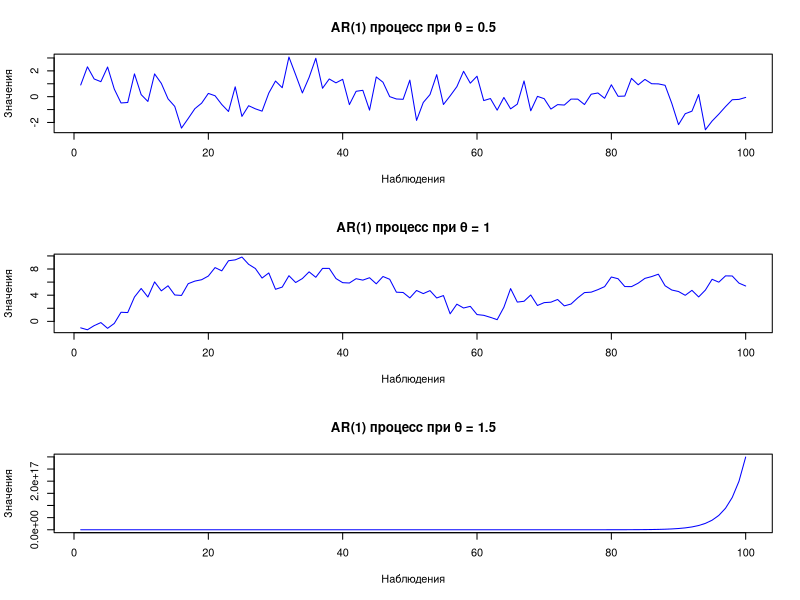

Here is the R script that generated this plot: (Note: this script raises an error after producing the figure.)
# Задание 1: Генерация AR(1) процесса и построение графиков

# Функция для генерации AR(1) процесса
ar <- function(n, theta) {
  # Инициализация вектора для хранения значений
  x <- numeric(n)
  
  # Генерация случайной ошибки (шум)
  epsilon <- rnorm(n, mean = 0, sd = 1)
  
  # Начальное значение (случайное)
  x[1] <- rnorm(1, mean = 0, sd = 1)  # Случайное начальное значение
  
  # Генерация AR(1) процесса
  for (k in 2:n) {
    x[k] <- theta * x[k - 1] + epsilon[k]
  }
  
  return(x)
}

# Параметры
n <- 100  # Объем выборки

# Значения параметра theta для различных случаев
theta_values <- c(0.5, 1, 1.5)  # |theta| < 1, |theta| = 1, |theta| > 1

# Построение графиков
par(mfrow=c(3, 1))  # Разделение окна на 3 строки и 1 столбец

for (theta in theta_values) {
  x <- ar(n, theta)
  
  plot(x, type='l', main=paste("AR(1) процесс при θ =", theta), 
       ylab="Значения", xlab="Наблюдения", col="blue")
}

# Задание 2: Оценка параметра θ методом наименьших квадратов с ограничением

# Функция для оценки параметра θ методом наименьших квадратов с ограничением
estimate_theta_mnk <- function(x) {
  n <- length(x)
  
  # Числитель и знаменатель для оценки θ
  numerator <- sum(x[2:n] * x[1:(n-1)])
  denominator <- sum(x[1:(n-1)]^2)
  
  # Оценка θ
  estimated_theta <- numerator / denominator
  
  # Применяем ограничение |θ| ≤ 1
  estimated_theta <- ifelse(abs(estimated_theta) > 1, sign(estimated_theta), estimated_theta)
  
  return(estimated_theta)
}

# Оценка параметра θ для каждого процесса и вывод результата
cat("\nОценка параметра θ:\n")
for (theta in theta_values) {
  x <- ar(n, theta)
  
  # Оценка параметра θ методом МНК
  estimated_theta_mnk <- estimate_theta_mnk(x)
  
  # Вывод результата оценки θ только если начальное значение θ ≤ 1
  if (abs(theta) <= 1) {
    cat("Оцененное значение θ для начального θ (МНК) =", theta, ":", estimated_theta_mnk, "\n")
  }
}

# Задание 3: Оценка параметра θ методом максимального правдоподобия

# Функция для оценки параметра θ методом максимального правдоподобия с учетом гауссовского шума
estimate_theta_mle <- function(x) {
  n <- length(x)
  
  # Оптимизация функции правдоподобия
  sum_squares <- function(theta) {
    sum((x[2:n] - theta * x[1:(n-1)])^2)
  }
  
  # Находим значение θ, минимизирующее сумму квадратов ошибок (эквивалентно максимизации функции правдоподобия)
  result <- optimize(sum_squares, interval = c(-1, 1))
  
  return(result$minimum)
}

# Оценка параметра θ методом максимального правдоподобия
cat("\nОценка параметра θ методом максимального правдоподобия:\n")
x_final <- ar(n, true_theta) # Используем одно значение true_theta для генерации данных
estimated_theta_mle <- estimate_theta_mle(x_final)

cat("Оцененное значение θ методом максимального правдоподобия:", estimated_theta_mle, "\n")

# Сравнение оценок МНК и МП
estimated_theta_mnk_final <- estimate_theta_mnk(x_final)

cat("Оцененное значение θ методом МНК:", estimated_theta_mnk_final, "\n")

if (abs(estimated_theta_mnk_final - estimated_theta_mle) < .Machine$double.eps) {
  cat("Оценки совпадают.\n")
} else {
  cat("Оценки не совпадают.\n")
}


